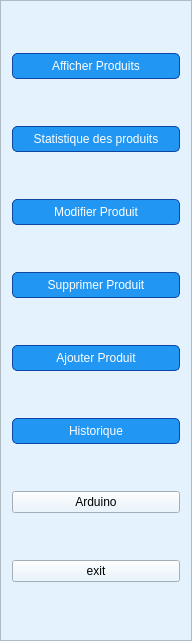
     <widget class="QFrame" name="frame_2">
      <property name="geometry">
       <rect>
        <x>0</x>
        <y>10</y>
        <width>192</width>
        <height>641</height>
       </rect>
      </property>
      <property name="minimumSize">
       <size>
        <width>180</width>
        <height>0</height>
       </size>
      </property>
      <property name="styleSheet">
       <string notr="true">QWidget {
    background-color: #E3F2FD; /* Bleu clair */
}</string>
      </property>
      <property name="frameShape">
       <enum>QFrame::Shape::StyledPanel</enum>
      </property>
      <property name="frameShadow">
       <enum>QFrame::Shadow::Raised</enum>
      </property>
      <layout class="QVBoxLayout" name="verticalLayout_3">
       <item>
        <widget class="QPushButton" name="bouttonpageafficherproduit">
         <property name="styleSheet">
          <string notr="true">QPushButton {
    background-color: #2196F3; /* Bleu primaire */
    color: white;
    border: 1px solid #0D47A1; /* Bleu foncé */
    border-radius: 5px;
    padding: 5px;
}
QPushButton:hover {
    background-color: #1976D2; /* Bleu intermédiaire */
}
QPushButton:pressed {
    background-color: #1565C0; /* Bleu plus foncé */
}</string>
         </property>
         <property name="text">
          <string>Afficher Produits</string>
         </property>
        </widget>
       </item>
       <item>
        <widget class="QPushButton" name="bouttonpagestatistique">
         <property name="styleSheet">
          <string notr="true">QPushButton {
    background-color: #2196F3; /* Bleu primaire */
    color: white;
    border: 1px solid #0D47A1; /* Bleu foncé */
    border-radius: 5px;
    padding: 5px;
}
QPushButton:hover {
    background-color: #1976D2; /* Bleu intermédiaire */
}
QPushButton:pressed {
    background-color: #1565C0; /* Bleu plus foncé */
}</string>
         </property>
         <property name="text">
          <string>Statistique des produits</string>
         </property>
        </widget>
       </item>
       <item>
        <widget class="QPushButton" name="bouttonpagemodifierproduit">
         <property name="styleSheet">
          <string notr="true">QPushButton {
    background-color: #2196F3; /* Bleu primaire */
    color: white;
    border: 1px solid #0D47A1; /* Bleu foncé */
    border-radius: 5px;
    padding: 5px;
}
QPushButton:hover {
    background-color: #1976D2; /* Bleu intermédiaire */
}
QPushButton:pressed {
    background-color: #1565C0; /* Bleu plus foncé */
}</string>
         </property>
         <property name="text">
          <string>Modifier Produit</string>
         </property>
        </widget>
       </item>
       <item>
        <widget class="QPushButton" name="bouttonpagesupprimer">
         <property name="styleSheet">
          <string notr="true">QPushButton {
    background-color: #2196F3; /* Bleu primaire */
    color: white;
    border: 1px solid #0D47A1; /* Bleu foncé */
    border-radius: 5px;
    padding: 5px;
}
QPushButton:hover {
    background-color: #1976D2; /* Bleu intermédiaire */
}
QPushButton:pressed {
    background-color: #1565C0; /* Bleu plus foncé */
}</string>
         </property>
         <property name="text">
          <string>Supprimer Produit</string>
         </property>
        </widget>
       </item>
       <item>
        <widget class="QPushButton" name="bouttonpageajouter">
         <property name="styleSheet">
          <string notr="true">QPushButton {
    background-color: #2196F3; /* Bleu primaire */
    color: white;
    border: 1px solid #0D47A1; /* Bleu foncé */
    border-radius: 5px;
    padding: 5px;
}
QPushButton:hover {
    background-color: #1976D2; /* Bleu intermédiaire */
}
QPushButton:pressed {
    background-color: #1565C0; /* Bleu plus foncé */
}</string>
         </property>
         <property name="text">
          <string>Ajouter Produit</string>
         </property>
        </widget>
       </item>
       <item>
        <widget class="QPushButton" name="bouttonpagehistorique">
         <property name="styleSheet">
          <string notr="true">QPushButton {
    background-color: #2196F3; /* Bleu primaire */
    color: white;
    border: 1px solid #0D47A1; /* Bleu foncé */
    border-radius: 5px;
    padding: 5px;
}
QPushButton:hover {
    background-color: #1976D2; /* Bleu intermédiaire */
}
QPushButton:pressed {
    background-color: #1565C0; /* Bleu plus foncé */
}</string>
         </property>
         <property name="text">
          <string>Historique</string>
         </property>
        </widget>
       </item>
       <item>
        <widget class="QPushButton" name="bouttonpagearduino">
         <property name="text">
          <string>Arduino</string>
         </property>
        </widget>
       </item>
       <item>
        <widget class="QPushButton" name="pushButtonexit">
         <property name="text">
          <string>exit</string>
         </property>
        </widget>
       </item>
      </layout>
     </widget>
